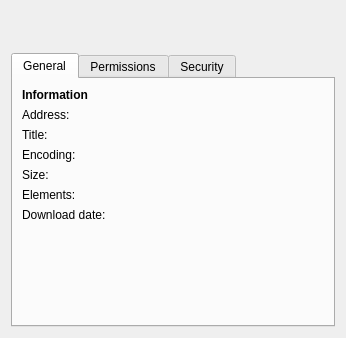
<?xml version="1.0" encoding="UTF-8"?>
<ui version="4.0">
 <class>Otter::WebsiteInformationDialog</class>
 <widget class="QDialog" name="Otter::WebsiteInformationDialog">
  <property name="geometry">
   <rect>
    <x>0</x>
    <y>0</y>
    <width>346</width>
    <height>338</height>
   </rect>
  </property>
  <layout class="QVBoxLayout" name="verticalLayout">
   <item>
    <widget class="QLabel" name="hostLabel">
     <property name="font">
      <font>
       <weight>75</weight>
       <bold>true</bold>
      </font>
     </property>
    </widget>
   </item>
   <item>
    <layout class="QHBoxLayout" name="stateLayout">
     <item>
      <widget class="QLabel" name="stateIconLabel">
       <property name="minimumSize">
        <size>
         <width>16</width>
         <height>16</height>
        </size>
       </property>
       <property name="maximumSize">
        <size>
         <width>16</width>
         <height>16</height>
        </size>
       </property>
      </widget>
     </item>
     <item>
      <widget class="QLabel" name="stateLabel"/>
     </item>
    </layout>
   </item>
   <item>
    <widget class="QTabWidget" name="tabWidget">
     <property name="currentIndex">
      <number>0</number>
     </property>
     <property name="usesScrollButtons">
      <bool>false</bool>
     </property>
     <widget class="QWidget" name="generalTab">
      <attribute name="title">
       <string>General</string>
      </attribute>
      <layout class="QFormLayout" name="generalLayout">
       <item row="0" column="0">
        <widget class="QLabel" name="informationHeaderLabel">
         <property name="font">
          <font>
           <weight>75</weight>
           <bold>true</bold>
          </font>
         </property>
         <property name="text">
          <string>Information</string>
         </property>
        </widget>
       </item>
       <item row="1" column="0">
        <widget class="QLabel" name="addressLabel">
         <property name="text">
          <string>Address:</string>
         </property>
        </widget>
       </item>
       <item row="3" column="0">
        <widget class="QLabel" name="encodingLabel">
         <property name="text">
          <string>Encoding:</string>
         </property>
        </widget>
       </item>
       <item row="4" column="0">
        <widget class="QLabel" name="sizeLabel">
         <property name="text">
          <string>Size:</string>
         </property>
        </widget>
       </item>
       <item row="5" column="0">
        <widget class="QLabel" name="elementsLabel">
         <property name="text">
          <string>Elements:</string>
         </property>
        </widget>
       </item>
       <item row="6" column="0">
        <widget class="QLabel" name="downloadDateLabel">
         <property name="text">
          <string>Download date:</string>
         </property>
        </widget>
       </item>
       <item row="1" column="1">
        <widget class="Otter::TextLabelWidget" name="addressLabelWidget" native="true"/>
       </item>
       <item row="3" column="1">
        <widget class="Otter::TextLabelWidget" name="encodingLabelWidget" native="true"/>
       </item>
       <item row="4" column="1">
        <widget class="Otter::TextLabelWidget" name="sizeLabelWidget" native="true"/>
       </item>
       <item row="5" column="1">
        <widget class="Otter::TextLabelWidget" name="elementsLabelWidget" native="true"/>
       </item>
       <item row="6" column="1">
        <widget class="Otter::TextLabelWidget" name="downloadDateLabelWidget" native="true"/>
       </item>
       <item row="2" column="0">
        <widget class="QLabel" name="titleLabel">
         <property name="text">
          <string>Title:</string>
         </property>
        </widget>
       </item>
       <item row="2" column="1">
        <widget class="Otter::TextLabelWidget" name="titleLabelWidget" native="true"/>
       </item>
      </layout>
     </widget>
     <widget class="QWidget" name="permissionsTab">
      <attribute name="title">
       <string>Permissions</string>
      </attribute>
     </widget>
     <widget class="QWidget" name="securityTab">
      <attribute name="title">
       <string>Security</string>
      </attribute>
      <layout class="QFormLayout" name="securityLayout">
       <item row="0" column="0">
        <widget class="QLabel" name="certificateHeaderLabel">
         <property name="font">
          <font>
           <weight>75</weight>
           <bold>true</bold>
          </font>
         </property>
         <property name="text">
          <string>Certificate</string>
         </property>
        </widget>
       </item>
       <item row="1" column="0">
        <widget class="QLabel" name="certificateNameLabel">
         <property name="text">
          <string>Name:</string>
         </property>
        </widget>
       </item>
       <item row="3" column="0">
        <widget class="QLabel" name="certificateExpirationDateLabel">
         <property name="text">
          <string>Expiration date:</string>
         </property>
        </widget>
       </item>
       <item row="2" column="0">
        <widget class="QLabel" name="certificateEffectiveDateLabel">
         <property name="text">
          <string>Effective date:</string>
         </property>
        </widget>
       </item>
       <item row="4" column="0">
        <widget class="QLabel" name="cipherHeaderLabel">
         <property name="font">
          <font>
           <weight>75</weight>
           <bold>true</bold>
          </font>
         </property>
         <property name="text">
          <string>Cipher</string>
         </property>
        </widget>
       </item>
       <item row="5" column="0">
        <widget class="QLabel" name="cipherProtocolLabel">
         <property name="text">
          <string>Protocol:</string>
         </property>
        </widget>
       </item>
       <item row="6" column="0">
        <widget class="QLabel" name="cipherAuthenticationMethodLabel">
         <property name="text">
          <string>Authentication method:</string>
         </property>
        </widget>
       </item>
       <item row="8" column="0">
        <widget class="QLabel" name="cipherKeyExchangeMethodLabel">
         <property name="text">
          <string>Key exchange method:</string>
         </property>
        </widget>
       </item>
       <item row="7" column="0">
        <widget class="QLabel" name="cipherEncryptionMethodLabel">
         <property name="text">
          <string>Encryption method:</string>
         </property>
        </widget>
       </item>
       <item row="0" column="1">
        <layout class="QHBoxLayout" name="certificateLayout">
         <item>
          <spacer name="horizontalSpacer">
           <property name="orientation">
            <enum>Qt::Horizontal</enum>
           </property>
           <property name="sizeHint" stdset="0">
            <size>
             <width>40</width>
             <height>20</height>
            </size>
           </property>
          </spacer>
         </item>
         <item>
          <widget class="QPushButton" name="certificateDetailsButton">
           <property name="text">
            <string>Details…</string>
           </property>
          </widget>
         </item>
        </layout>
       </item>
       <item row="1" column="1">
        <widget class="Otter::TextLabelWidget" name="certificateNameLabelWidget" native="true"/>
       </item>
       <item row="2" column="1">
        <widget class="Otter::TextLabelWidget" name="certificateEffectiveDateLabelWidget" native="true"/>
       </item>
       <item row="3" column="1">
        <widget class="Otter::TextLabelWidget" name="certificateExpirationDateLabelWidget" native="true"/>
       </item>
       <item row="5" column="1">
        <widget class="Otter::TextLabelWidget" name="cipherProtocolLabelWidget" native="true"/>
       </item>
       <item row="6" column="1">
        <widget class="Otter::TextLabelWidget" name="cipherAuthenticationMethodLabelWidget" native="true"/>
       </item>
       <item row="7" column="1">
        <widget class="Otter::TextLabelWidget" name="cipherEncryptionMethodLabelWidget" native="true"/>
       </item>
       <item row="8" column="1">
        <widget class="Otter::TextLabelWidget" name="cipherKeyExchangeMethodLabelWidget" native="true"/>
       </item>
      </layout>
     </widget>
    </widget>
   </item>
  </layout>
 </widget>
 <customwidgets>
  <customwidget>
   <class>Otter::TextLabelWidget</class>
   <extends>QWidget</extends>
   <header>src/ui/TextLabelWidget.h</header>
   <container>1</container>
  </customwidget>
 </customwidgets>
 <resources/>
 <connections/>
</ui>
